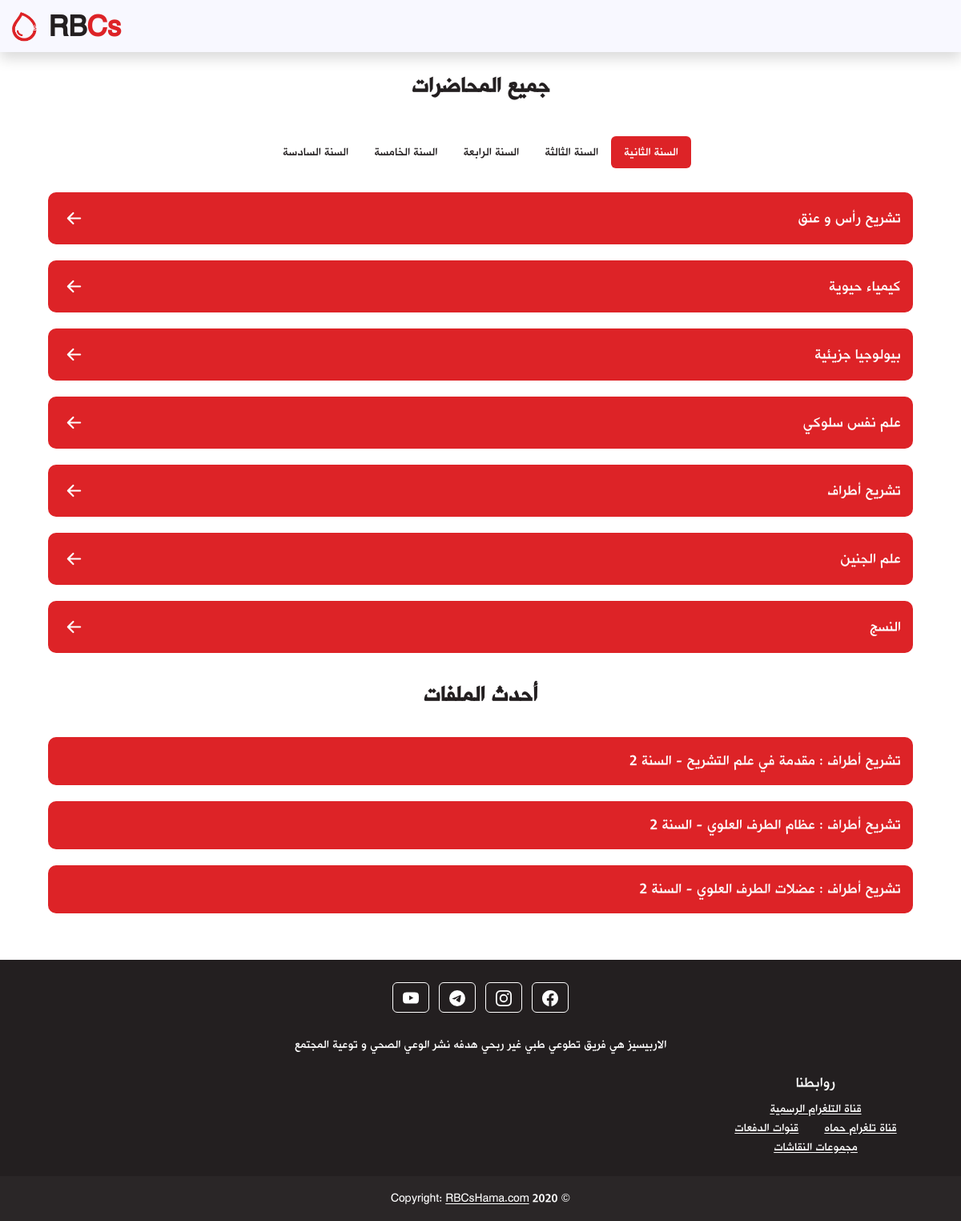
The page / on the database its author committed.
### archive/models.py (models this page shows, shortened)
class Book(models.Model):
    title = models.CharField(max_length=512)
    description = models.CharField(max_length=1024)
    year = models.IntegerField()
    subject = models.CharField(max_length=128)
    doctor = models.CharField(max_length=128)
    lecture_num = models.IntegerField(default=1)
    part_num = models.IntegerField(default=None ,blank=True, null=True)
    link = models.URLField()
    version = models.IntegerField()

### archive/views.py (the view)
# urls.py: path('', views.main),
def main(request):
    books = Book.objects.all()
    year2 = ['تشريح رأس و عنق', 'كيمياء حيوية', "بيولوجيا جزيئية","علم نفس سلوكي","تشريح أطراف", "علم الجنين", "النسج"]
    year3 = ['تشريح', 'كيمياء حيوية', "بيولوجيا جزيئية","علم نفس","انكليزي"]
    year4 = ['تشريح', 'كيمياء حيوية', "بيولوجيا جزيئية","علم نفس","انكليزي"]
    year5 = ['تشريح', 'كيمياء حيوية', "بيولوجيا جزيئية","علم نفس","انكليزي"]
    year6 = []
    context = {
        'books':books,
        'year2':year2,
        'year3':year3,
        'year4':year4,
        'year5':year5,
        'year6':year6,
    }
    return render(request, 'main.html', context)

### archive/templates/main.html (shortened to what this page needs)
{% extends 'base.html' %}
{% block body %}
<section>
<div class="recently">
    <div class="section-title">جميع المحاضرات</div>
</div>
    <ul class="nav nav-pills my-3 p-1" id="pills-tab" role="tablist">
        <div class="d-flex flex-wrap justify-content-center w-100">
        <li class="nav-item" role="presentation">
          <button class="nav-link active" id="pills-year2-tab" data-bs-toggle="pill" data-bs-target="#pills-year2" type="button" role="tab" aria-controls="pills-year2" aria-selected="true">السنة الثانية</button>
        </li>
        <li class="nav-item" role="presentation">
          <button class="nav-link" id="pills-year3-tab" data-bs-toggle="pill" data-bs-target="#pills-year3" type="button" role="tab" aria-controls="pills-year3" aria-selected="false">السنة الثالثة</button>
        </li>
        <li class="nav-item" role="presentation">
          <button class="nav-link" id="pills-year4-tab" data-bs-toggle="pill" data-bs-target="#pills-year4" type="button" role="tab" aria-controls="pills-year4" aria-selected="false">السنة الرابعة</button>
        </li>
        <li class="nav-item" role="presentation">
            <button class="nav-link" id="pills-year5-tab" data-bs-toggle="pill" data-bs-target="#pills-year5" type="button" role="tab" aria-controls="pills-year5" aria-selected="false">السنة الخامسة</button>
          </li>
          <li class="nav-item" role="presentation">
            <button class="nav-link" id="pills-year6-tab" data-bs-toggle="pill" data-bs-target="#pills-year6" type="button" role="tab" aria-controls="pills-year6" aria-selected="false">السنة السادسة</button>
          </li>
        </div>
    </ul>
    <div class="tab-content text-center" id="pills-tabContent">
        <div class="tab-pane fade show active" id="pills-year2" role="tabpanel" aria-labelledby="pills-year2-tab">
            <div class="d-flex flex-column align-items-center">
            {% for book in year2 %}
            <div class="section-element">
                <a href="2/{{book}}">
                    <div class="d-flex flex-row justify-content-between align-items-center">
                        <span>{{book}}</span>
                        <svg xmlns="http://www.w3.org/2000/svg" width="35" height="35" fill="currentColor" class="bi bi-arrow-left-short" viewBox="0 0 16 16">
                            <path fill-rule="evenodd" d="M12 8a.5.5 0 0 1-.5.5H5.707l2.147 2.146a.5.5 0 0 1-.708.708l-3-3a.5.5 0 0 1 0-.708l3-3a.5.5 0 1 1 .708.708L5.707 7.5H11.5a.5.5 0 0 1 .5.5z"/>
                        </svg>
                    </div>
                </a>
            </div>
            {% endfor %}
            </div>
        </div>
    </div>
</section>
<section>
    <div class="recently">
        <div class="section-title">أحدث الملفات</div>
        {% for book in books %}
        <div class="section-element">
            <a href="{{ book.link }}">{{ book.subject }} : {{ book.title }} - السنة {{ book.year }}</a>
        </div>
        {% endfor %}
    </div>
</section>
{% endblock %}

### archive/templates/base.html (shortened to what this page needs)
{% load static %}
<!DOCTYPE html>
<html dir='rtl' lang="ar">
<head>
    <link rel="stylesheet" href="https://cdn.jsdelivr.net/npm/bootstrap-icons@1.9.1/font/bootstrap-icons.css">
    <link href="{% static 'css/main.min.css' %}" rel="stylesheet">
    <link rel="stylesheet" href="{% static 'style.css' %}">
</head>
<body>
    <nav class="shadow" dir='ltr'>
        <a style="color:#231F20;text-decoration:none;" href="/">
        <div id="navbar">
            <div><img id="logo" src="{% static 'rbcs-logo.png' %}" height="40" alt=""></div>
            <div id="title">RB<span style="color: #DD2327;">Cs</span></div>
        </div>
        </a>
    </nav>
    {% block body %}
    {% endblock %}
    <footer class="bg-dark text-center mt-5 text-white">
        <div class="container p-4">
        <section class="mb-4">
            <a class="btn btn-outline-light btn-floating m-1" href="#!" role="button">
            </a>
            <a class="btn btn-outline-light btn-floating m-1" href="#!" role="button">
            </a>
            <a class="btn btn-outline-light btn-floating m-1" href="#!" role="button">
            </a>
            <a class="btn btn-outline-light btn-floating m-1" href="#!" role="button">
            </a>
        </section>
        <section class="mb-4">
            <p>
                الاربيسيز هي فريق تطوعي طبي غير ربحي هدفه نشر الوعي الصحي و توعية المجتمع
            </p>
        </section>
        <section class="">
            <div class="row">
            <div class="col-lg-3 col-md-6 mb-4 mb-md-0">
                <h5 class="text-uppercase">روابطنا</h5>
                <ul class="d-flex flex-wrap justify-content-center list-unstyled mb-0 p-0">
                <li>
                    <a href="#!" class="text-white m-3">قناة التلغرام الرسمية</a>
                </li>
                <li>
                    <a href="#!" class="text-white m-3">قناة تلغرام حماه</a>
                </li>
                <li>
                    <a href="#!" class="text-white m-3">قنوات الدفعات</a>
                </li>
                <li>
                    <a href="#!" class="text-white m-3">مجموعات النقاشات</a>
                </li>
                </ul>
            </div>
        </section>
        </div>
        <div class="text-center p-3" style="background-color: #2A2627;">
        © 2020 Copyright:
        <a class="text-white" href="https://mdbootstrap.com/">RBCsHama.com</a>
        </div>
    </footer>
</body>
</html>

### archive/static/style.css (style rules this page uses)
body { margin: 0; font-family: 'main'; }
nav { position:sticky; top:0; }
.nav-link { color:#231F20; }
#navbar { display: flex; flex-direction: row; justify-content: flex-start; align-items: center; background-color:ghostwhite; }
#title { font-size: 40px; font-weight:900; text-align: center; padding-top: 5px; }
#logo { margin: 10px; }
.recently { display: flex; flex-direction: column; justify-content: flex-start; align-items: center; width: 100%; }
.section-title { font-size: 30px; font-weight: 800; color: #231F20; margin: 20px; }
.section-element { margin: 10px 0px; background-color: #DD2327; font-size: 20px; padding: 15px; width: 90%; border-radius: 10px; }
.section-element>a { color: white; text-decoration: none; }
.nav-item>button { background-color: #DD2327; }

### rows shown on the page
Book: subject "تشريح أطراف", title "مقدمة في علم التشريح", year "2"
Book: subject "تشريح أطراف", title "عظام الطرف العلوي", year "2"
Book: subject "تشريح أطراف", title "عضلات الطرف العلوي", year "2"

### other values the page prints
{{ book }} "تشريح رأس و عنق" "كيمياء حيوية" "بيولوجيا جزيئية" "علم نفس سلوكي" "تشريح أطراف" "علم الجنين" "النسج"
